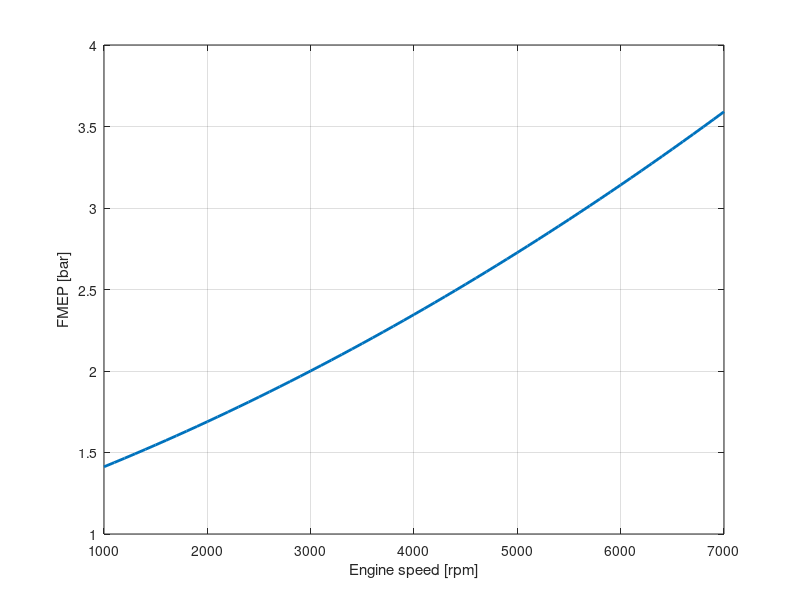

MATLAB code for this plot:
clear; close all;

pmax = 145; % bar
N = 1000:100:7000; % rpm
S = 86e-3;
A = 0.3; % bar
B = 0.006;
C = 0.05; % bar*s/m
D = 85e-5; % bar*s2/m2

w = N*pi/30; % rad/s

for i=1:length(w)
    Sf(i) = S/2 * w(i);
    FMEP(i) = A + B*pmax + C * Sf(i) + D * Sf(i)^2;
end

plot(N,FMEP,'LineWidth',2);
grid on;
xlabel('Engine speed [rpm]');
ylabel('FMEP [bar]');
